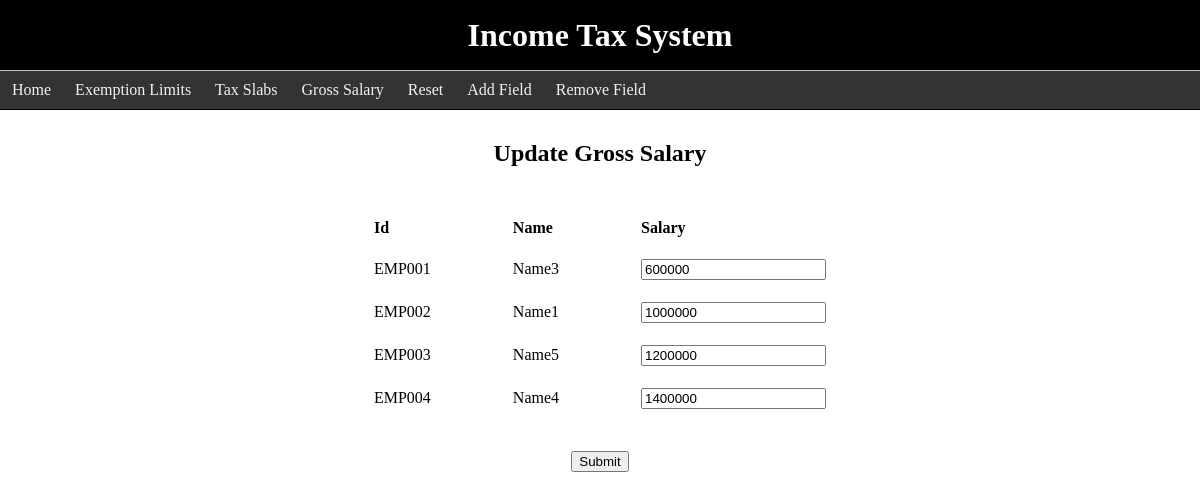
The page /salary.php on the database its author committed.
### tables this page shows
CREATE TABLE `Employee` (
  `emp_name` varchar(35) DEFAULT NULL,
  `emp_id` varchar(6) NOT NULL,
  `gross_sal` int(11) NOT NULL
);

### salary.php (the view, shortened to what this page needs)
<!DOCTYPE html>
<head>
</head>
<html>
<body>
	<div class='heading'>
		<h1>Income Tax System</h1>
		<div class="topnav">
			<a onclick="gotoHome();">Home</a>
  			<a onclick="gotoLimit();">Exemption Limits</a>
  			<a onclick="gotoSlabs();">Tax Slabs</a>
  			<a onclick="gotoSalary();">Gross Salary</a>
  			<a onclick="gotoReset();">Reset</a>
  			<a onclick="gotoAddField();">Add Field</a>
  			<a onclick="gotoRemoveField();">Remove Field</a>
		</div>
	</div>
	<?php
		$conn = OpenCon();
		$salary = "select * from Employee";
		$all_sal = mysqli_query($conn,$salary);
	?>
	<div class="contents">
		<center>
		<h2>Update Gross Salary</h2>
		<form action="submit_salary.php" method="POST">
		<table>
			<tr>
				<th>Id</th>
				<th>Name</th>
				<th>Salary</th>
			</tr>
		<?php
			while ($record = mysqli_fetch_array($all_sal)) {
   				echo"<tr>";
   					echo "<td>" . $record['emp_id'] . "</td>";
   					echo "<td>" . $record['emp_name'] . "</td>";
   					echo "<td> <input type='number' name='" . $record['emp_id'] . "' min='0' value='". $record['gross_sal'] ."'> </td>";
   				echo"</tr>";
			}
		?>
		</table>
		<input type="submit" value="Submit" style="margin-top:20px;margin-bottom:40px;">
		</form>
	</center>
</body>
</html>

### salary.php (style rules this page uses)
html { overflow-y: scroll; }
body { margin: 0; padding: 0; font-size: 16; }
td, th { padding-top: 10px; padding-bottom: 10px; padding-left: 40px; padding-right: 40px; text-align: left; }
table { padding: 10px; }
form { padding: 10px; margin-top: 10px; margin-bottom: 100px; }
.heading { top: 0; left: 0; right: 0; height: 70px; width: 100%; background: black; color: white; padding: 0; position: fixed; }
h1 { margin: 0; text-align: center; line-height: 70px; }
h2 { margin-top: 0; }
.topnav { border-top: 1px solid silver; border-bottom: 1px solid black; background-color: #333; overflow: hidden; padding: 0; }
.topnav a { float: left; color: #f2f2f2; text-align: center; padding: 10px 12px; text-decoration: none; }
.contents { margin-top: 140px; }

### rows shown on the page
employee: emp_id "EMP001", emp_name "Name3", gross_sal "600000"
employee: emp_id "EMP002", emp_name "Name1", gross_sal "1000000"
employee: emp_id "EMP003", emp_name "Name5", gross_sal "1200000"
employee: emp_id "EMP004", emp_name "Name4", gross_sal "1400000"
